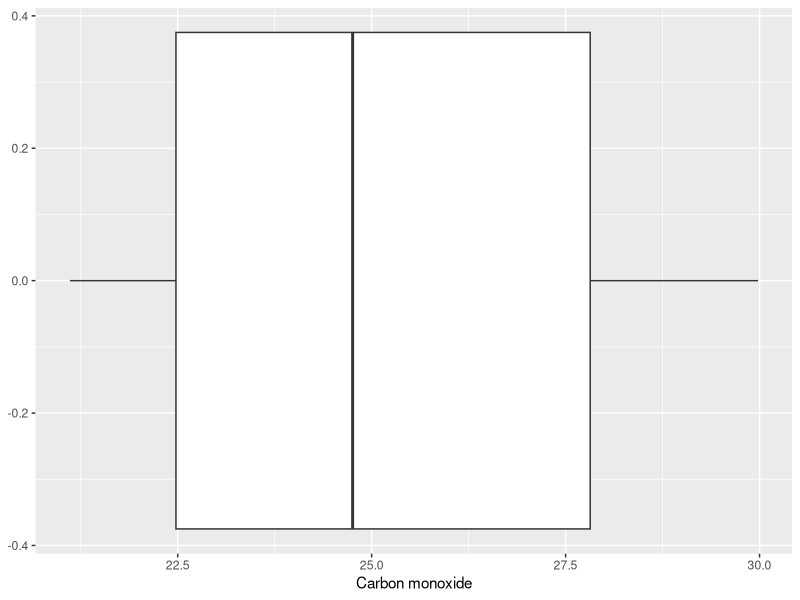

This figure's R source: (Note: this script raises an error after producing the figure.)
## ---- chunk 1
library(ggplot2)
## QUESTION/ANSWER GENERATION
N=33+sample(10,1)
Min=20+sample(5,1)
Scalar=5+sample(4,1)
dataX=data.frame(X=round(Min + Scalar*runif(N), 2))
TheIQR=IQR(dataX$X)

Drop=1+sample(5,1)
questions <- character(6)
questions[1] <- round(TheIQR,2)
questions[2] <- round(0.7*TheIQR,2)
questions[3] <- round(0.5*TheIQR,2)
questions[4] <- round(1.2*TheIQR,2)
questions[5] <- round(1.75*TheIQR,2)
questions[6] <- round(1.5*TheIQR,2)

solutions <- c(TRUE,FALSE,FALSE,FALSE,FALSE)
explanations <- rep("The interquartile range is the length of the box in a boxplot.", 5)

## permute order of solutions/questions
Order <- sample(1:5)
questions <- questions[Order]
solutions <- solutions[Order]
explanations <- explanations[Order]  
## ---- chunk 2
ggplot(dataX) + 
  geom_boxplot(aes(x=X)) +
  labs(x="Carbon monoxide")
## ---- chunk 3
answerlist(questions, markup = "markdown")
## ---- chunk 4
answerlist(mchoice2text(solutions, markup="markdown"), explanations, markup = "markdown")
